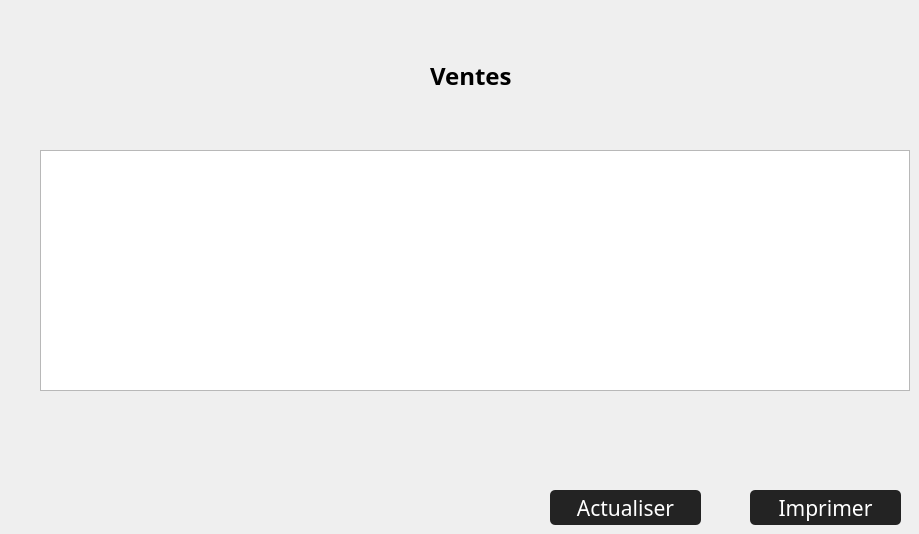
         <widget class="QWidget" name="tab_ventes">
          <attribute name="title">
           <string>Les ventes</string>
          </attribute>
          <widget class="QTableWidget" name="table_ventes">
           <property name="geometry">
            <rect>
             <x>40</x>
             <y>150</y>
             <width>870</width>
             <height>241</height>
            </rect>
           </property>
           <property name="font">
            <font>
             <family>Century Gothic</family>
             <pointsize>14</pointsize>
             <weight>50</weight>
             <bold>false</bold>
            </font>
           </property>
           <property name="editTriggers">
            <set>QAbstractItemView::NoEditTriggers</set>
           </property>
          </widget>
          <widget class="QPushButton" name="bouton_actualiser_ventes">
           <property name="geometry">
            <rect>
             <x>550</x>
             <y>490</y>
             <width>151</width>
             <height>35</height>
            </rect>
           </property>
           <property name="font">
            <font>
             <family>Century Gothic</family>
             <pointsize>16</pointsize>
             <weight>50</weight>
             <bold>false</bold>
            </font>
           </property>
           <property name="styleSheet">
            <string notr="true">QPushButton {
		color: rgb(255, 255, 255);
		background-color: rgb(35, 35, 35);
		border: 0px solid;
		border-radius:5px
}

QPushButton:hover {
		background-color: rgb(85, 170, 255);
}</string>
           </property>
           <property name="text">
            <string>Actualiser</string>
           </property>
          </widget>
          <widget class="QPushButton" name="bouton_imprimer_ventes">
           <property name="geometry">
            <rect>
             <x>750</x>
             <y>490</y>
             <width>151</width>
             <height>35</height>
            </rect>
           </property>
           <property name="font">
            <font>
             <family>Century Gothic</family>
             <pointsize>16</pointsize>
             <weight>50</weight>
             <bold>false</bold>
            </font>
           </property>
           <property name="styleSheet">
            <string notr="true">QPushButton {
		color: rgb(255, 255, 255);
		background-color: rgb(35, 35, 35);
		border: 0px solid;
		border-radius:5px
}

QPushButton:hover {
		background-color: rgb(85, 170, 255);
}</string>
           </property>
           <property name="text">
            <string>Imprimer</string>
           </property>
          </widget>
          <widget class="QLabel" name="titre_ventes">
           <property name="geometry">
            <rect>
             <x>430</x>
             <y>50</y>
             <width>91</width>
             <height>51</height>
            </rect>
           </property>
           <property name="font">
            <font>
             <family>Century Gothic</family>
             <pointsize>18</pointsize>
             <weight>75</weight>
             <bold>true</bold>
            </font>
           </property>
           <property name="layoutDirection">
            <enum>Qt::LeftToRight</enum>
           </property>
           <property name="text">
            <string>Ventes</string>
           </property>
          </widget>
         </widget>
